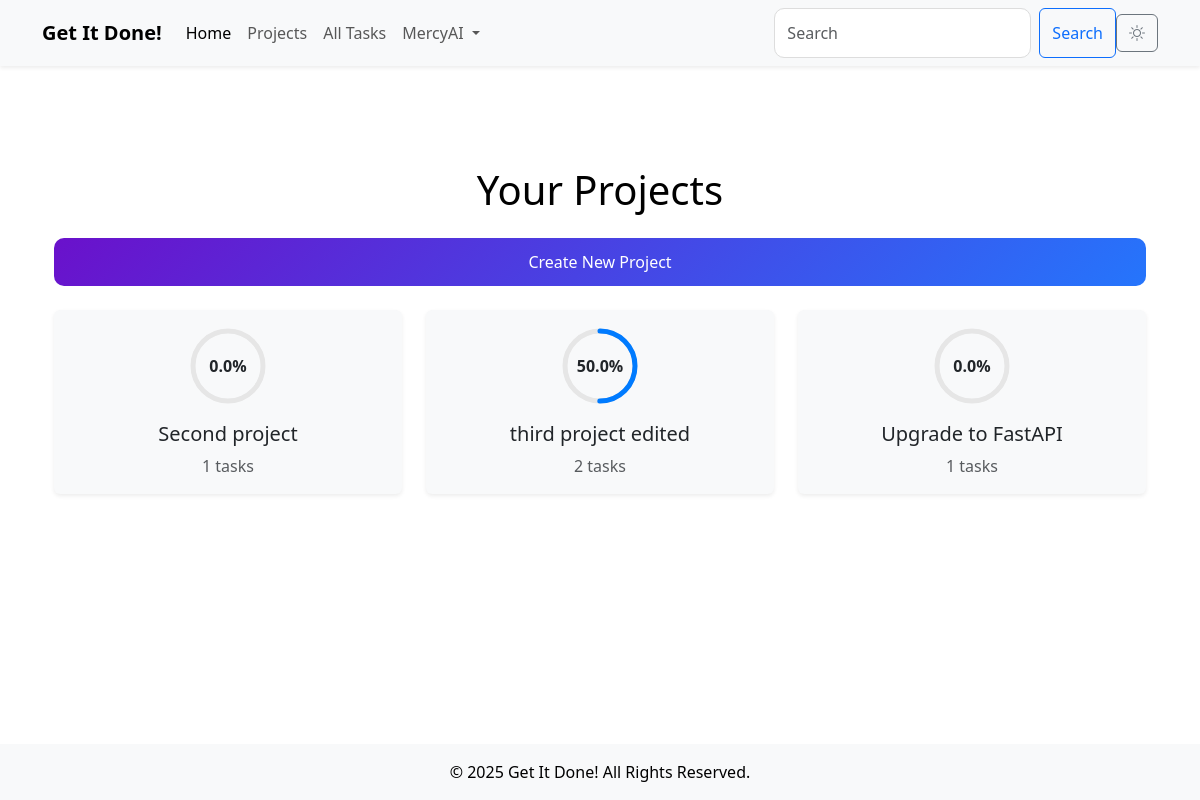
The page /projects (signed in) on the database its author committed.
### models.py (models this page shows, shortened)
class User(db.Model, UserMixin):
    id = db.Column(db.Integer, primary_key=True)
    username = db.Column(db.String(80), unique=True, nullable=False)
    email = db.Column(db.String(120), unique=True, nullable=False, index=True)
    password = db.Column(db.String(200), nullable=False)
    created_at = db.Column(db.DateTime, default=db.func.current_timestamp())
    updated_at = db.Column(db.DateTime, default=db.func.current_timestamp(), onupdate=db.func.current_timestamp())
    tasks = db.relationship('Task', backref='user', lazy='select')

class Project(db.Model):
    id = db.Column(db.Integer, primary_key=True)
    name = db.Column(db.String(200), nullable=False, unique=True)
    description = db.Column(db.Text, nullable=True)
    deadline = db.Column(db.DateTime, nullable=True)
    created_at = db.Column(db.DateTime, default=db.func.current_timestamp())
    updated_at = db.Column(db.DateTime, default=db.func.current_timestamp(), onupdate=db.func.current_timestamp())
    owner_id = db.Column(db.Integer, db.ForeignKey('user.id'), nullable=False, index=True)  # Project owner
    owner = db.relationship('User', backref='projects')  # Link to the User model
    tasks = db.relationship('Task', backref='project', lazy='select')  # Link to the Task model

### main.py (the view)
@app.route('/projects', methods=['GET'])
@login_required
def projects():
    projects = Project.query.filter_by(owner_id=current_user.id).all()
    for project in projects:
        project.tasks = Task.query.filter_by(project_id=project.id).all()
    serialized_projects = [serialize_project(project) for project in projects]
    return render_template(
        'projects.html',
        projects=projects,
        serialized_projects=serialized_projects,
        form=BaseForm(),
        TaskStatus=TaskStatus
    )

### main.py
class BaseForm(FlaskForm):
    pass    #Create an instance of the form class in every route that requires CSRF protection ie form = BaseForm()

### main.py (called while the page is built)
@login_manager.user_loader
def load_user(user_id):
    return User.query.get(int(user_id))

def serialize_project(project):
    return {
        "id": project.id,
        "name": project.name,
        "tasks": [
            {
                "id": task.id,
                "title": task.title,
                "status": task.status.value,
                "due_date": task.due_date.strftime('%Y-%m-%d') if task.due_date else None
            }
            for task in project.tasks
        ]
    }

### templates/projects.html (shortened to what this page needs)
{% extends 'base.html' %}
{% block content %}
<div class="container mt-5">
    <h1 class="text-center mb-4">Your Projects</h1>
    <div class="text-end mb-4">
        <a href="{{ url_for('add_project') }}" class="btn btn-primary">Create New Project</a>
    </div>
    {% if projects|length > 0 %}
    <div class="row g-4">
        {% for project in projects %}
        <div class="col-md-4">
            <div class="card shadow-sm border-0 project-card" onclick="openProjectDetails({{ project.id }})">
                <div class="card-body text-center">
                    <div class="progress-ring mb-3">
                        {% set completed_tasks = project.tasks|selectattr('status', 'equalto', TaskStatus.Done)|list %}
                        {% set total_tasks = project.tasks|length %}
                        {% set progress = (completed_tasks|length / total_tasks * 100) if total_tasks > 0 else 0 %}
                        <svg class="progress-ring-svg" width="80" height="80">
                            <circle class="progress-ring-bg" cx="40" cy="40" r="35"></circle>
                            <circle class="progress-ring-fg" cx="40" cy="40" r="35" style="stroke-dasharray: 220; stroke-dashoffset: {{ 220 - (progress / 100 * 220) }};"></circle>
                        </svg>
                        <div class="progress-ring-text">{{ progress|round(0) }}%</div>
                    </div>
                    <h5 class="card-title">{{ project.name }}</h5>
                    <p class="card-text text-muted">{{ total_tasks }} tasks</p>
                </div>
            </div>
        </div>
        {% endfor %}
    </div>
    {% else %}
    <div class="alert alert-info text-center" role="alert">
        No projects available. Start by creating a new project!
    </div>
    {% endif %}
</div>
{% endblock %}

### templates/base.html (shortened to what this page needs)
<!DOCTYPE html>
<html lang="en">
<head>
    <link href="https://cdn.jsdelivr.net/npm/bootstrap@5.3.0/dist/css/bootstrap.min.css" rel="stylesheet">
    <link rel="stylesheet" href="{{ url_for('static', filename='css/style.css') }}">
    <link rel="stylesheet" href="https://cdnjs.cloudflare.com/ajax/libs/font-awesome/6.0.0-beta3/css/all.min.css">
    <link rel="stylesheet" href="https://cdn.jsdelivr.net/npm/bootstrap-icons@1.5.0/font/bootstrap-icons.css">
</head>
<body class="d-flex flex-column min-vh-100">
    <nav class="navbar navbar-expand-lg navbar-light bg-light fixed-top shadow-sm">
        <div class="container">
            <a class="navbar-brand fw-bold" href="{{ url_for('index') }}">Get It Done!</a>
            <div class="collapse navbar-collapse" id="navbarNav">
                <ul class="navbar-nav me-auto">
                    <li class="nav-item">
                        <a class="nav-link active" href="{{ url_for('index') }}">Home</a>
                    </li>
                    <li class="nav-item">
                        <a class="nav-link" href="{{ url_for('projects') }}">Projects</a>
                    </li>
                    <li class="nav-item">
                        <a class="nav-link" href="{{ url_for('tasks') }}">All Tasks</a>
                    </li>
                    {% if current_user.is_authenticated %}
                    <li class="nav-item dropdown">
                        <a class="nav-link dropdown-toggle" href="#" id="userDropdown" role="button" data-bs-toggle="dropdown" aria-expanded="false">
                            {{ current_user.username }}
                        </a>
                    </li>
                    {% endif %}
                </ul>
                <form class="d-flex ms-auto">
                    <input class="form-control me-2" type="search" placeholder="Search" aria-label="Search">
                    <button class="btn btn-outline-primary" type="submit">Search</button>
                </form>
            </div>
            <button id="theme-toggle" class="btn btn-outline-secondary">
                <i id="theme-icon" class="bi bi-sun"></i>
            </button>
        </div>
    </nav>
    <main class="container my-5 flex-grow-1">
        {% block content %}{% endblock %}
    </main>
    <footer class="bg-light text-center py-3 mt-auto">
        <p class="mb-0">© 2025 Get It Done! All Rights Reserved.</p>
    </footer>
</body>
</html>

### static/css/style.css (style rules this page uses)
body { background-color: #ffffff; color: #000000; padding-top: 70px; transition: background-color 0.3s, color 0.3s; }
.card { background-color: #f8f9fa; transition: background-color 0.3s, color 0.3s; }
.btn { transition: background-color 0.3s, color 0.3s; }
.form-control { border-radius: 10px; padding: 0.75rem; font-size: 1rem; border: 1px solid #ddd; }
.btn-primary { background: linear-gradient(135deg, #6a11cb, #2575fc); border: none; padding: 0.75rem; font-size: 1rem; border-radius: 10px; width: 100%; transition: all 0.3s ease; }
.btn-primary { background: linear-gradient(135deg, #6a11cb, #2575fc); border: none; color: #fff; padding: 0.75rem; font-size: 1rem; border-radius: 10px; transition: all 0.3s ease; }
.btn-primary { background: linear-gradient(135deg, #6a11cb, #2575fc); border: none; transition: all 0.3s ease; }
.progress-ring { position: relative; width: 80px; height: 80px; margin: 0 auto; }
.progress-ring-svg { transform: rotate(-90deg); }
.progress-ring-text { position: absolute; top: 50%; left: 50%; transform: translate(-50%, -50%); font-size: 16px; font-weight: bold; }

### rows shown on the page
User: username "MercyAI"
Project: progress "0.0", name "Second project", owner "1"
Project: progress "50.0", name "third project edited", total_tasks "2"
Project: progress "0.0", name "Upgrade to FastAPI", owner "1"
